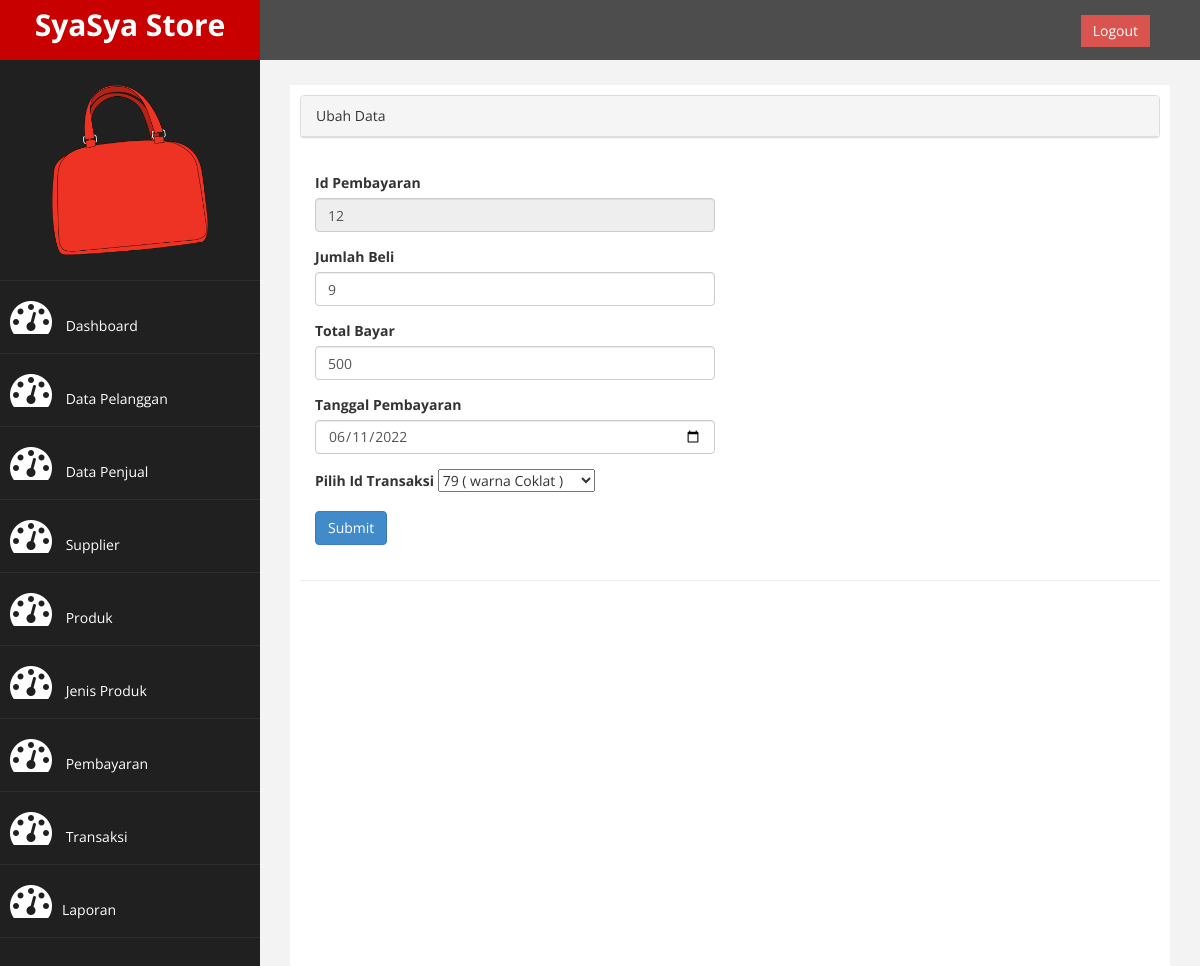
The app's page /?page=pembayaran&aksi=ubah&id_pembayaran=12 with its own data.
### tables this page shows
CREATE TABLE `pembayaran` (
  `id_pembayaran` varchar(20) NOT NULL,
  `jumlah_beli` int(11) DEFAULT NULL,
  `total_bayar` int(11) DEFAULT NULL,
  `tanggal_pembayaran` date DEFAULT NULL,
  `id_transaksi` varchar(20) DEFAULT NULL
);

### page/pembayaran/ubah.php (the view, shortened to what this page needs)
<?php
    $id_pembayaran  = $_GET['id_pembayaran'];
    $sql = $koneksi->query("SELECT * FROM pembayaran WHERE id_pembayaran= '$id_pembayaran'");
    $tampil = $sql->fetch_assoc();
 ?>
<div class="panel panel-default">
    <div class="panel-heading">
        Ubah Data
    </div>
</div>
    <div class="panel-body">
        <div class="row">
            <div class="col-md-6">
                 <form method="POST" name="formPendaftaran" onsubmit="return validateForm()">
                    <div class="form-group">
                        <label>Id Pembayaran</label>
                        <input class="form-control" name="id_pembayaran" value="<?php echo $tampil['id_pembayaran']; ?>" readonly />
                    </div>
                    <div class="form-group">
                        <label>Jumlah Beli</label>
                        <input class="form-control" name="jumlah_beli" value="<?php echo $tampil['jumlah_beli']; ?>" />
                    </div>
                    <div class="form-group">
                        <label>Total Bayar</label>
                        <input class="form-control" name="total_bayar" value="<?php echo $tampil['total_bayar']; ?>" />
                    </div>
                     <div class="form-group">
                        <label>Tanggal Pembayaran</label>
                        <input class="form-control" name="tanggal_pembayaran" type="date"  value="<?php echo $tampil['tanggal_pembayaran']; ?>" />
                    </div>
                        <div class="form-group">
                        <label  class="block mb-2 text-sm font-medium text-gray-900 ">Pilih Id Transaksi</label>
                        <select name="id_transaksi">
                            <?php
                                include "../koneksi.php";
                                $query = mysqli_query($koneksi, "SELECT * FROM `transaksi`");
                                while ($data = mysqli_fetch_array($query)) {
                                    if ($data['id_transaksi'] == $data['id_transaksi'])
                                    {
                                        $select="selected";
                                        } else {
                                        $select="";
                                    }
                            ?>
                            <option <?php echo $select ?> value="<?php echo $data['id_transaksi'] ?>"><?php echo $data['id_transaksi'] . ' ( warna ' . $data['warna'] . ' )'?></option> ?></option>
                            <?php
                                }
                            ?>
                        </select>
                    </div>
                    <div>
                        <input type="submit" name="simpan" class="btn btn-primary">
                    </div>
            </form>
        </div>
    </div>
</div>

### assets/css/custom.css (style rules this page uses)
body { font-family: 'Open Sans', sans-serif; }

### records on screen
pembayaran: id_pembayaran "12", jumlah_beli "9", total_bayar "500", tanggal_pembayaran "06/11/2022"

### other values on screen
form field id_transaksi "79 ( warna Coklat )"
